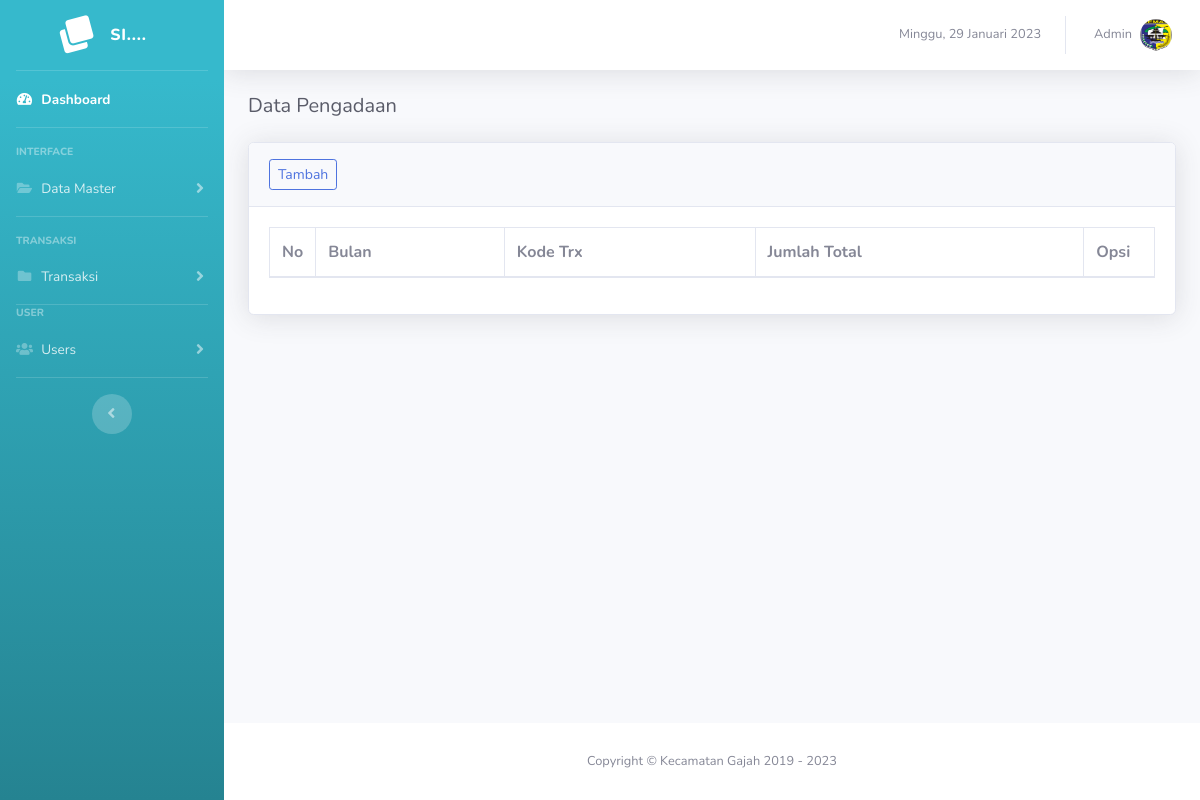
Before: /pengeluaran (signed in) with the older database file.
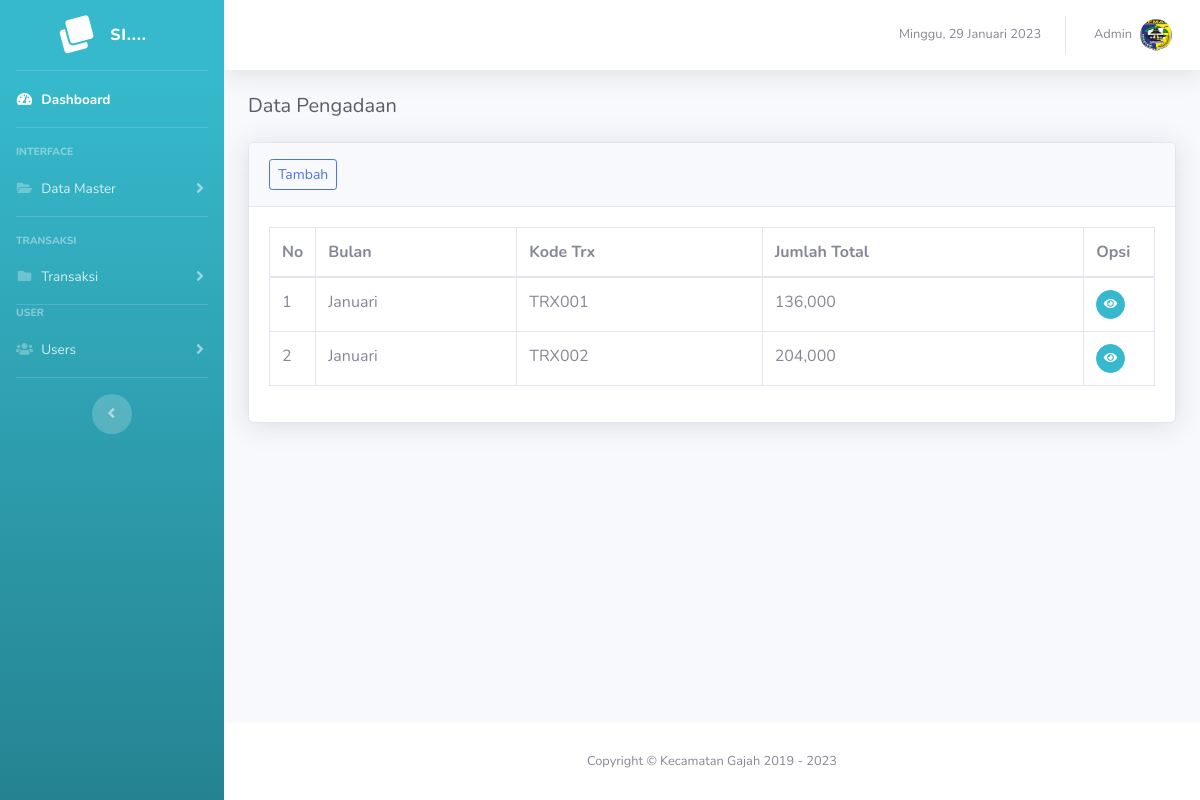
After: the same page with the newer database file.
### tables this page shows
CREATE TABLE `tb_pengeluaran` (
  `id_pengeluaran` int(11) NOT NULL,
  `id_instansi` int(11) NOT NULL,
  `id_user` int(11) NOT NULL,
  `id_pembelian` int(11) NOT NULL,
  `kode_barang` varchar(20) NOT NULL,
  `volume` varchar(10) NOT NULL,
  `harga_satuan` varchar(20) NOT NULL,
  `jumlah_harga` varchar(20) NOT NULL,
  `penanggungjawab` varchar(50) NOT NULL,
  `no_spb` varchar(100) NOT NULL,
  `tanggal_spb` date NOT NULL,
  `trx` varchar(50) NOT NULL
);

### inc/tgl_indo.php (called while the page is built)
<?php
function TanggalIndo($date){
	$BulanIndo = array("Januari", "Februari", "Maret", "April", "Mei", "Juni", "Juli", "Agustus", "September", "Oktober", "November", "Desember");
	$tahun = substr($date, 0, 4);
	$bulan = substr($date, 5, 2);
	$tgl   = substr($date, 8, 2);
	$result = $tgl . " " . $BulanIndo[(int)$bulan-1] . " ". $tahun;
	return($result);
}
?>

### inc/bulan.php (called while the page is built, shortened)
<?php
function BulanIndo($date)
{
  $BulanIndo = array("Januari", "Pebruari", "Maret", "April", "Mei", "Juni", "Juli", "Agustus", "September", "Oktober", "Nopember", "Desember");
  $bulan = substr($date, 5, 2);
  $result = $BulanIndo[(int)$bulan - 1];
  return ($result);
}

### page/pengeluaran/pengeluaran.php (the view)
<?php
$query = mysqli_query($conn, "SELECT max(trx) as kodeTerbesar FROM tb_pengeluaran");
$data = mysqli_fetch_array($query);
$trx = $data['kodeTerbesar'];
$urutan = (int) substr($trx, 3, 3);
$urutan++;
$huruf = "TRX";
$trx = $huruf . sprintf("%03s", $urutan);
?>
<h5 class="h5 mb-4 text-gray-800">Data Pengadaan</h5>
<div class="card shadow mb-4">
  <div class="card-header py-3">
    <a href="?page=pengeluaran&action=add&trx=<?= $trx; ?>" class="btn btn-sm btn-outline-primary">Tambah</a>
  </div>
  <div class="card-body">
    <div class="table-responsive">
      <table class="table table-bordered" id="dataTable" width="100%" cellspacing="0">
        <thead>
          <tr>
            <th width="5%">No</th>
            <th>Bulan</th>
            <th>Kode Trx</th>
            <th>Jumlah Total</th>
            <th width="8%">Opsi</th>
          </tr>
        </thead>
        <tbody>
          <?php
          $no = 1;
          $sql = $conn->query("SELECT * FROM tb_pengeluaran WHERE id_user = '$_SESSION[id_user]' GROUP BY trx");
          foreach ($sql as $key => $value) :
            $kodeTrx = $value['trx'];
          ?>
            <tr>
              <td><?= $no++; ?></td>
              <td><?= $bulanTrx = BulanIndo($value['tanggal_spb']); ?></td>
              <td><?= $value['trx']; ?></td>
              <?php $sqlTotal = $conn->query("SELECT SUM(jumlah_harga) AS total FROM tb_pengeluaran WHERE trx = '$kodeTrx'");
              $datatotal = $sqlTotal->fetch_assoc(); ?>
              <td><?= number_format($datatotal['total']); ?></td>
              <td>
                <a href="?page=pengeluaran&action=add&trx=<?= $value['trx']; ?>" class="btn btn-sm btn-circle btn-info" data-toggle="tooltip" data-placement="top" title="Detail"><i class="fas fa-eye"></i></a>
              </td>
            </tr>
          <?php endforeach; ?>
        </tbody>
      </table>
    </div>
  </div>
</div>

### layout/header.php (shortened to what this page needs)
<!DOCTYPE html>
<html lang="en">
<head>
  <link href="assets/vendor/fontawesome-free/css/all.min.css" rel="stylesheet" type="text/css">
  <link href="assets/css/sb-admin-2.min.css" rel="stylesheet">
  <link href="assets/vendor/datatables/dataTables.bootstrap4.min.css" rel="stylesheet">
  <link href="assets/vendor/sweetalert/sweetalert.min.css" rel="stylesheet">
  <link href="assets/vendor/jquery/jquery-ui.css" rel="stylesheet">
</head>

### index.php (shortened to what this page needs)
<?php
include('inc/tgl_indo.php');
include('inc/bulan.php');
$uri_path = "//$_SERVER[HTTP_HOST]$_SERVER[REQUEST_URI]";
$uri_segments = explode('/', $uri_path);
?>
<?php
include('layout/header.php');
?>
<body id="page-top">
  <div id="wrapper">
    <ul class="navbar-nav bg-gradient-info sidebar sidebar-dark accordion" id="accordionSidebar">
      <?php
      include('layout/sidebar.php');
      ?>
    </ul>
    <div id="content-wrapper" class="d-flex flex-column">
      <div id="content">
        <?php
        include('layout/nav.php');
        ?>
        <div class="container-fluid">
          <?php
          include('layout/content.php');
          ?>
          <?php include('layout/footer.php'); ?>

### layout/sidebar.php (shortened to what this page needs)
<?php
if ($_SESSION['level'] == "admin") {
  $display = "";
} else {
  $display = "d-none";
}
?>
<a class="sidebar-brand d-flex align-items-center justify-content-center" href="./">
  <div class="sidebar-brand-icon rotate-n-15">
    <i class="fas fa-clone"></i>
  </div>
  <div class="sidebar-brand-text mx-3">Si.... </div>
</a>
<hr class="sidebar-divider my-0">
<li class="nav-item <?php if ($uri_segments[4] == "") {
                      echo 'active';
                    } ?>">
  <a class="nav-link" href="./">
    <i class="fas fa-fw fa-tachometer-alt"></i>
    <span>Dashboard</span></a>
</li>
<hr class="sidebar-divider">
<div class="sidebar-heading">
  Interface
</div>
<li class="nav-item
<?php if ($uri_segments[4] == "instansi") {
  echo 'active';
} elseif ($uri_segments[4] == "pegawai") {
  echo 'active';
} elseif ($uri_segments[4] == "barang") {
  echo 'active';
} elseif ($uri_segments[4] == "kategori") {
  echo 'active';
} ?>">
  <a class="nav-link collapsed" href="#" data-toggle="collapse" data-target="#collapseTwo" aria-expanded="true" aria-controls="collapseTwo">
    <i class="fas fa-fw fa-folder-open"></i>
    <span>Data Master</span>
  </a>
</li>
<hr class="sidebar-divider">
<div class="sidebar-heading">
  Transaksi
</div>
<li class="nav-item
<?php if ($uri_segments[4] == "pembelian") {
  echo 'active';
} elseif ($uri_segments[4] == "pengeluaran") {
  echo 'active';
} elseif ($uri_segments[4] == "saldo") {
  echo 'active';
} ?>">
  <a class="nav-link collapsed" href="#" data-toggle="collapse" data-target="#collapsePages" aria-expanded="true" aria-controls="collapsePages">
    <i class="fas fa-fw fa-folder"></i>
    <span>Transaksi</span>
  </a>
</li>
<hr class="sidebar-divider my-0 <?= $display; ?>">
<div class="sidebar-heading <?= $display; ?>">
  User
</div>
<li class="nav-item
<?php if ($uri_segments[4] == "user") {
  echo 'active';
} ?> <?= $display; ?>">
  <a class="nav-link collapsed" href="#" data-toggle="collapse" data-target="#collapseUser" aria-expanded="true" aria-controls="collapseUser">
    <i class="fas fa-fw fa-users"></i>
    <span>Users</span>
  </a>
</li>
<hr class="sidebar-divider d-none d-md-block">
<div class="text-center d-none d-md-inline">
  <button class="rounded-circle border-0" id="sidebarToggle"></button>
</div>

### layout/nav.php (shortened to what this page needs)
<nav class="navbar navbar-expand navbar-light bg-white topbar mb-4 static-top shadow">
  <ul class="navbar-nav ml-auto">
    <?php
    $date = date("Y-m-d");
    $dhari = array(
      'Sunday' => 'Minggu',
      'Monday' => 'Senin',
      'Tuesday' => 'Selasa',
      'Wednesday' => 'Rabu',
      'Thursday' => 'Kamis',
      'Friday' => 'Jumat',
      'Saturday' => 'Sabtu'
    );
    $hari = date('l', strtotime($date));
    ?>
    <div class="no-arrow my-auto mr-2 d-none d-lg-inline text-gray-600 small"><?= $dhari[$hari] . ',' . ' ' . TanggalIndo($date); ?> </div>
    <li class="nav-item dropdown no-arrow">
      <a class="nav-link dropdown-toggle" href="#" id="userDropdown" role="button" data-toggle="dropdown" aria-haspopup="true" aria-expanded="false">
        <span class="mr-2 d-none d-lg-inline text-gray-600 small"><?= $_SESSION['nama']; ?></span>
        <img class="img-profile rounded-circle" src="assets/img/logo.png">
      </a>
    </li>
  </ul>
</nav>

### layout/content.php (shortened to what this page needs)
<?php
$page = $_GET['page'];
$action = $_GET['action'];
if ($page == "instansi") {
  if ($action == "") {
    include "page/instansi/instansi.php";
  } elseif ($action == "add") {
    include "page/instansi/add.php";
  } elseif ($action == "edit") {
    include "page/instansi/edit.php";
  } elseif ($action == "delete") {
    include "page/instansi/delete.php";
  }
} elseif ($page == "pengeluaran") {
  if ($action == "") {
    include "page/pengeluaran/pengeluaran.php";
  } elseif ($action == "add") {
    include "page/pengeluaran/add.php";
  } elseif ($action == "edit") {
    include "page/pengeluaran/edit.php";
  } elseif ($action == "edit_trx") {
    include "page/pengeluaran/edit_trx.php";
  } elseif ($action == "delete") {
    include "page/pengeluaran/delete.php";
  }
} elseif ($page == "saldo") {
  if ($action == "") {
    include "page/saldo/saldo.php";
  } elseif ($action == "add") {
    include "page/saldo/add.php";
  }
} else {
  include "layout/dashboard.php";
}

### layout/footer.php (shortened to what this page needs)
</div>
</div>
<footer class="sticky-footer bg-white">
  <div class="container my-auto">
    <div class="copyright text-center my-auto">
      <span>Copyright &copy; Kecamatan Gajah 2019 - <?= date('Y'); ?></span>
    </div>
  </div>
</footer>
</div>
</div>
</body>
</html>

Changed rows visible on the page:
added tb_pengeluaran: tanggal_spb "Januari", trx "TRX001", total "136,000"
added tb_pengeluaran: tanggal_spb "Januari", trx "TRX002", total "204,000"
